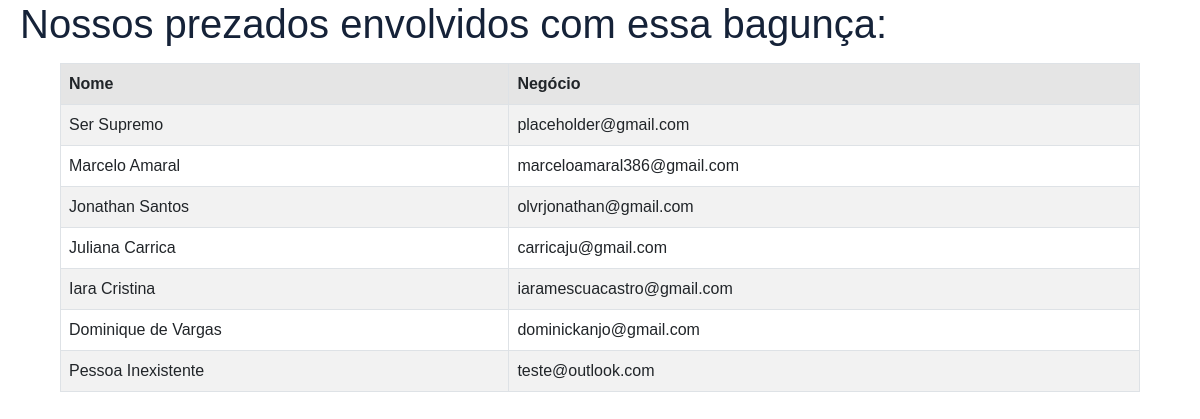
The page /user/all/ on the database as committed earlier.
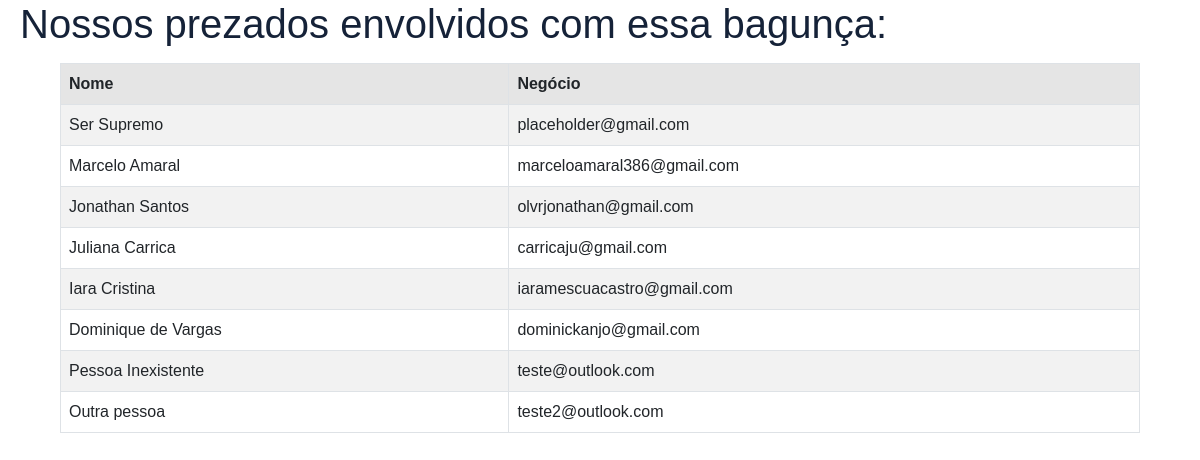
The same page on the database as committed later.
### user/models.py (models this page shows, shortened)
class CustomUser(AbstractBaseUser):
    email = models.EmailField('Endereço de e-mail', unique=True)
    first_name = models.CharField(max_length=20)
    last_name = models.CharField(max_length=20)
    business = models.ForeignKey('Business', null=True, blank=True,
                                on_delete=models.SET_NULL, related_name='associated_business')
    cpf = models.CharField(max_length=11, null=True, blank=False)
    birth_date = models.DateField('Data de nascimento', null=True, blank=False)
    phone_number = models.CharField(max_length=11, null=True, blank=False, unique=True,
                                    help_text='Insira apenas dígitos no formato (xx) 98765-4321.')
    is_client = models.BooleanField(default=False)
    is_active = models.BooleanField(default=True)
    is_admin = models.BooleanField(default=False)
    objects = CustomUserManager()
    USERNAME_FIELD = 'email'
    REQUIRED_FIELDS = ['first_name', 'last_name']

### user/views.py (the view)
# urls.py: path('all/', views.all, name = 'all'),
def all(request):
    context = {'users': CustomUser.objects.all()}
    return render(request, 'user/all.html', context)

### templates/user/all.html (shortened to what this page needs)
{% extends "user/template.html" %}
{% load static %}
{% block links %}
    <link href="{% static 'user/teste.css' %}" rel="stylesheet">
    <link href="{% static 'bootstrap.min.css' %}" rel="stylesheet">
{% endblock %}
{% block content %}
    <h1>Nossos prezados envolvidos com essa bagunça:</h1>
    <div class="table-responsive">
        <table class="table table-striped table-bordered table-hover m-0">
        <thead>
            <tr class="table-active">
                <th> Nome </th>
                <th> Negócio </th>
            </tr>
        </thead>
        <tbody>
        {% for user in users %}
            <tr>
                <td> {{ user.first_name }} {{ user.last_name }} </td>
                <td> {{ user.email }} </td>
            </tr>
        {% endfor %}
        </body>
{% endblock %}

Rows that differ between the two databases and show on the page:
added CustomUser: first_name "Outra", last_name "pessoa", email "teste2@outlook.com"
